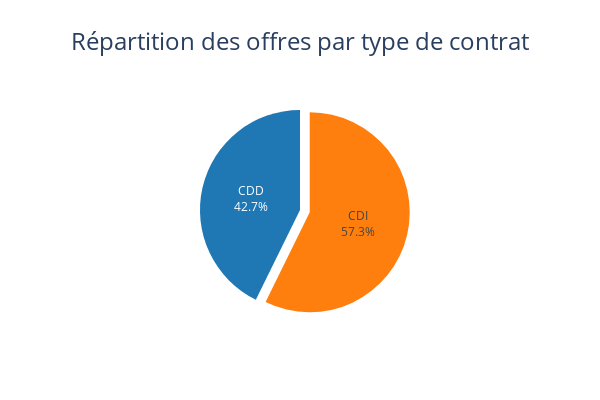

Here is the notebook cell this chart was saved with:
### Markdown cell above
### 2. Répartition du type de contrat

### Code cell
contract_counts = data['Contrat'].value_counts()
contract_data = contract_counts.reset_index()
contract_data.columns = ["Type de Contrat", "Nombre"]

fig = px.pie(
    contract_data,
    values="Nombre",
    names="Type de Contrat",
    title="Répartition des offres par type de contrat",
    color_discrete_sequence=["#ff7f0e", "#1f77b4"]
)

# Personnalisation
fig.update_traces(
    textinfo="percent+label",
    pull=[0.1 if i == 0 else 0 for i in range(len(contract_data))] 
)

fig.update_layout(
    title=dict(
        text="Répartition des offres par type de contrat",
        x=0.5,  # Centre le titre
        font=dict(size=24)
    ),
    showlegend=False, 
    width=600,
    height=400 
)

fig.show()

### Figure 1 — Plotly figure (JSON) as saved in the notebook; plotly's stock layout.template omitted (floating-point values rounded to 4 significant figures)
{"data": [{"domain": {"x": [0, 1], "y": [0, 1]}, "hovertemplate": "Type de Contrat=%{label}<br>Nombre=%{value}<extra></extra>", "labels": ["CDI", "CDD"], "legendgroup": "", "name": "", "pull": [0.1, 0], "showlegend": true, "textinfo": "percent+label", "type": "pie", "values": [417, 311]}], "layout": {"height": 400, "legend": {"tracegroupgap": 0}, "piecolorway": ["#ff7f0e", "#1f77b4"], "showlegend": false, "title": {"font": {"size": 24}, "text": "Répartition des offres par type de contrat", "x": 0.5}, "width": 600}}
